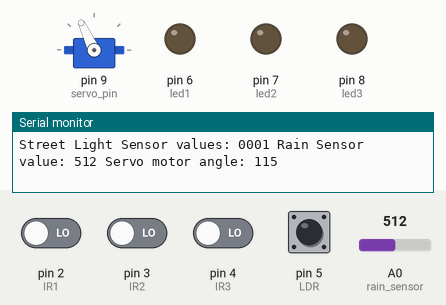
Simulated run of this sketch. Board: Arduino Uno, built with avr-gcc and run on an emulated ATmega328P. On the bench: servo, output pins drawn as LEDs (lit = HIGH), the last lines printed to the serial monitor. The inputs (shaded band) are chosen by the test bench; at power-on: pin 5 (LDR) HIGH, pin 2 (IR1), pin 3 (IR2), pin 4 (IR3) LOW, A0 (rain_sensor) = 512.

Above: at 1.8 s.
1.9 s: A0 (rain_sensor) set to 716
At 3.2 s:
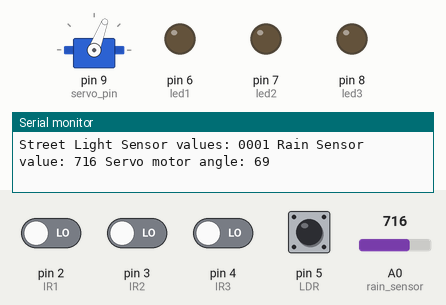
3.5 s: A0 (rain_sensor) set to 900
At 4.8 s:
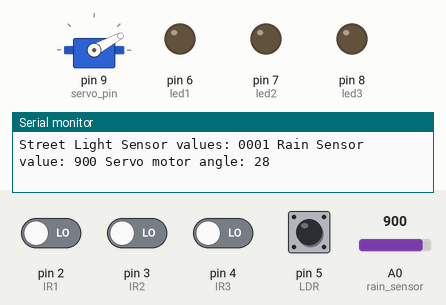
5.5 s: A0 (rain_sensor) set to 1023
At 7.3 s:
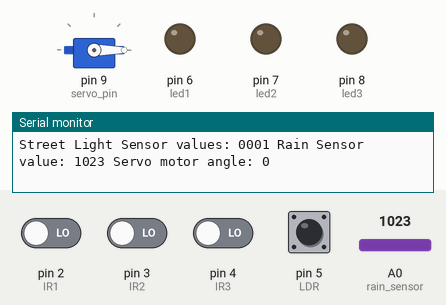
7.6 s: A0 (rain_sensor) set to 306
At 8.8 s:
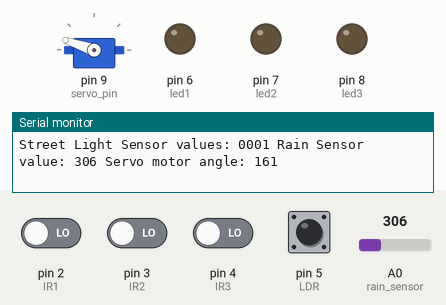
9.6 s: A0 (rain_sensor) set to 122
At 11.3 s:
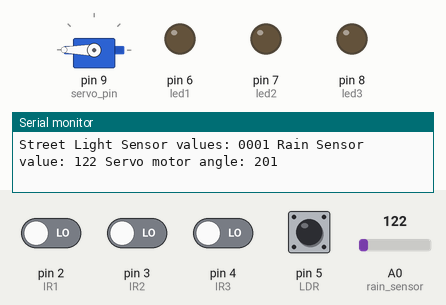
11.6 s: A0 (rain_sensor) set to 511
At 13.0 s:
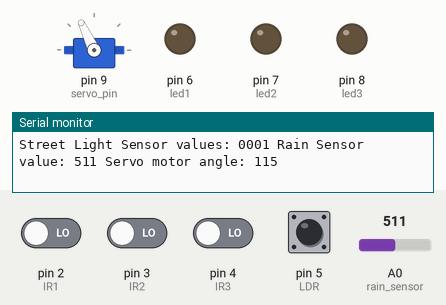
Timing chart, 0 to 14.6 s (numbered marks = the images above; inputs shaded):
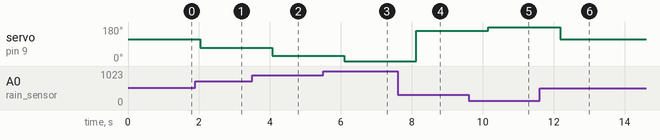

The sketch:

combined_street_light_and_rain_sense.ino
```cpp
#include <Servo.h>

// Pin assignments for street light control
const int IR1 = 2;
const int IR2 = 3;
const int IR3 = 4;
const int LDR = 5;
const int led1 = 6;
const int led2 = 7;
const int led3 = 8;

// Pin assignments for rain sensor control
const int rain_sensor = A0;
const int servo_pin = 9;

Servo myServo;

void setup() {
  // Street light control setup
  pinMode(IR1, INPUT);
  pinMode(IR2, INPUT);
  pinMode(IR3, INPUT);
  pinMode(LDR, INPUT);
  pinMode(led1, OUTPUT);
  pinMode(led2, OUTPUT);
  pinMode(led3, OUTPUT);

  // Rain sensor control setup
  myServo.attach(servo_pin);
  myServo.write(0);

  Serial.begin(9600);
}

void loop() {
  // Street light control
  int val1 = digitalRead(IR1);
  int val2 = digitalRead(IR2);
  int val3 = digitalRead(IR3);
  int val4 = digitalRead(LDR);

  if (val1 == 1 && val4 == 0 && val2 == 1 && val3 == 1) {
    digitalWrite(led1, LOW);
    digitalWrite(led2, LOW);
    digitalWrite(led3, LOW);
  }
  else if (val1 == 1 && val4 == 1 && val2 == 1 && val3 == 1) {
    analogWrite(led1, 20);
    analogWrite(led2, 20);
    analogWrite(led3, 20);
  }
  else if (val1 == 0 && val4 == 1 && val2 == 1 && val3 == 1) {
    analogWrite(led1, 500);
    analogWrite(led2, 20);
    analogWrite(led3, 20);
  }
  else if (val1 == 1 && val4 == 1 && val2 == 0 && val3 == 1) {
    analogWrite(led1, 20);
    analogWrite(led2, 500);
    analogWrite(led3, 20);
  }
  else if (val1 == 1 && val4 == 1 && val2 == 1 && val3 == 0) {
    analogWrite(led1, 20);
    analogWrite(led2, 20);
    analogWrite(led3, 500);
  }

  // Rain sensor control
  int sensorValue = analogRead(rain_sensor);
  int motorAngle = map(sensorValue, 220, 1023, 180, 0);
  myServo.write(motorAngle);

  Serial.print("Street Light Sensor values: ");
  Serial.print(val1);
  Serial.print(val2);
  Serial.print(val3);
  Serial.print(val4);

  Serial.print(" Rain Sensor value: ");
  Serial.print(sensorValue);

  Serial.print(" Servo motor angle: ");
  Serial.println(motorAngle);

  delay(1000);
}
```

Measured:
- after the input at 1.9 s, servo on pin 9 (servo_pin): 115° → 69° after 0.13 s
- after the input at 3.5 s, servo on pin 9 (servo_pin): 69° → 28° after 0.56 s
- after the input at 5.5 s, servo on pin 9 (servo_pin): 28° → 0° after 0.59 s
- after the input at 7.6 s, servo on pin 9 (servo_pin): 0° → 161° after 0.52 s
- after the input at 9.6 s, servo on pin 9 (servo_pin): 161° → 180° after 0.55 s
- after the input at 11.6 s, servo on pin 9 (servo_pin): 180° → 115° after 0.59 s
